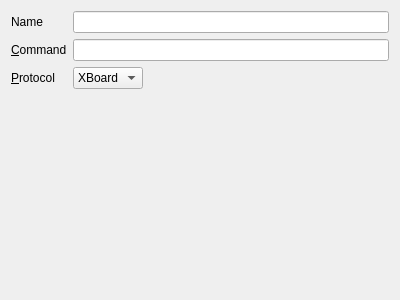
<?xml version="1.0" encoding="UTF-8"?>
<ui version="4.0">
 <class>EngineConfigDialog</class>
 <widget class="QWidget" name="EngineConfigDialog">
  <property name="geometry">
   <rect>
    <x>0</x>
    <y>0</y>
    <width>400</width>
    <height>300</height>
   </rect>
  </property>
  <property name="windowTitle">
   <string>Form</string>
  </property>
  <layout class="QFormLayout" name="formLayout_2">
   <property name="fieldGrowthPolicy">
    <enum>QFormLayout::ExpandingFieldsGrow</enum>
   </property>
   <item row="0" column="0">
    <widget class="QLabel" name="nameLabel">
     <property name="text">
      <string>Name</string>
     </property>
     <property name="buddy">
      <cstring>nameLineEdit</cstring>
     </property>
    </widget>
   </item>
   <item row="0" column="1">
    <widget class="KLineEdit" name="nameLineEdit"/>
   </item>
   <item row="1" column="0">
    <widget class="QLabel" name="commandLabel">
     <property name="text">
      <string>&amp;Command</string>
     </property>
     <property name="buddy">
      <cstring>commandLineEdit</cstring>
     </property>
    </widget>
   </item>
   <item row="2" column="0">
    <widget class="QLabel" name="protocolLabel">
     <property name="text">
      <string>&amp;Protocol</string>
     </property>
     <property name="buddy">
      <cstring>protocolComboBox</cstring>
     </property>
    </widget>
   </item>
   <item row="2" column="1">
    <widget class="KComboBox" name="protocolComboBox">
     <item>
      <property name="text">
       <string>XBoard</string>
      </property>
     </item>
     <item>
      <property name="text">
       <string>UCI</string>
      </property>
     </item>
    </widget>
   </item>
   <item row="1" column="1">
    <widget class="KLineEdit" name="commandLineEdit"/>
   </item>
  </layout>
 </widget>
 <customwidgets>
  <customwidget>
   <class>KComboBox</class>
   <extends>QComboBox</extends>
   <header>kcombobox.h</header>
  </customwidget>
  <customwidget>
   <class>KLineEdit</class>
   <extends>QLineEdit</extends>
   <header>klineedit.h</header>
  </customwidget>
 </customwidgets>
 <resources/>
 <connections/>
</ui>
